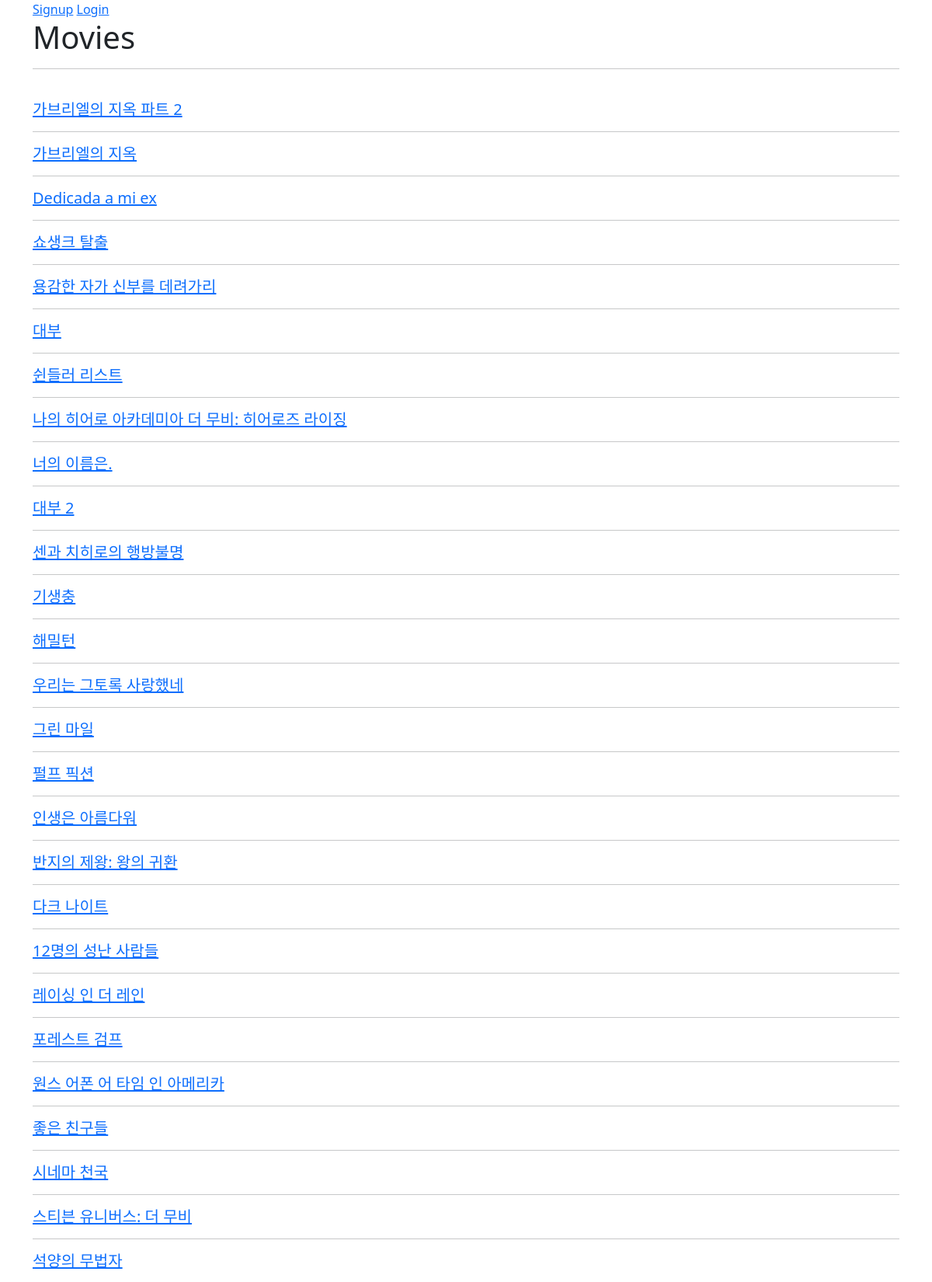
Page /movies/ (upper part) on the committed database.
### movies/models.py (models this page shows)
class Movie(models.Model):
    title = models.CharField(max_length=100)
    release_date = models.DateField()
    popularity = models.FloatField()
    vote_count = models.IntegerField()
    vote_average = models.FloatField()
    overview = models.TextField()
    poster_path = models.CharField(max_length=200)
    genres = models.ManyToManyField(Genre)

### movies/views.py (the view)
# urls.py: path('', views.index, name='index'),
@require_safe
def index(request):
    movies = Movie.objects.all()
    context = {
        'movies' : movies,
    }
    return render(request, 'movies/index.html', context)

### movies/templates/movies/index.html (shortened to what this page needs)
{% extends 'base.html' %}
{% block content %}
  <h1>Movies</h1>
  <hr>
  <br>
  {% for movie in movies %}
    <h5><a href="{% url 'movies:detail' movie.pk %}"><p>{{ movie.title }}</p></a></h5>
    <hr>
  {% endfor %}
{% endblock %}

### rows in the picture
Movie: title "가브리엘의 지옥 파트 2"
Movie: title "가브리엘의 지옥"
Movie: title "Dedicada a mi ex"
Movie: title "쇼생크 탈출"
Movie: title "용감한 자가 신부를 데려가리"
Movie: title "대부"
Movie: title "쉰들러 리스트"
Movie: title "나의 히어로 아카데미아 더 무비: 히어로즈 라이징"
Movie: title "너의 이름은."
Movie: title "대부 2"
Movie: title "센과 치히로의 행방불명"
Movie: title "기생충"
Movie: title "해밀턴"
Movie: title "우리는 그토록 사랑했네"
Movie: title "그린 마일"
Movie: title "펄프 픽션"
Movie: title "인생은 아름다워"
Movie: title "반지의 제왕: 왕의 귀환"
Movie: title "다크 나이트"
Movie: title "12명의 성난 사람들"
Movie: title "레이싱 인 더 레인"
Movie: title "포레스트 검프"
Movie: title "원스 어폰 어 타임 인 아메리카"
Movie: title "좋은 친구들"
Movie: title "시네마 천국"
Movie: title "스티븐 유니버스: 더 무비"
Movie: title "석양의 무법자"
